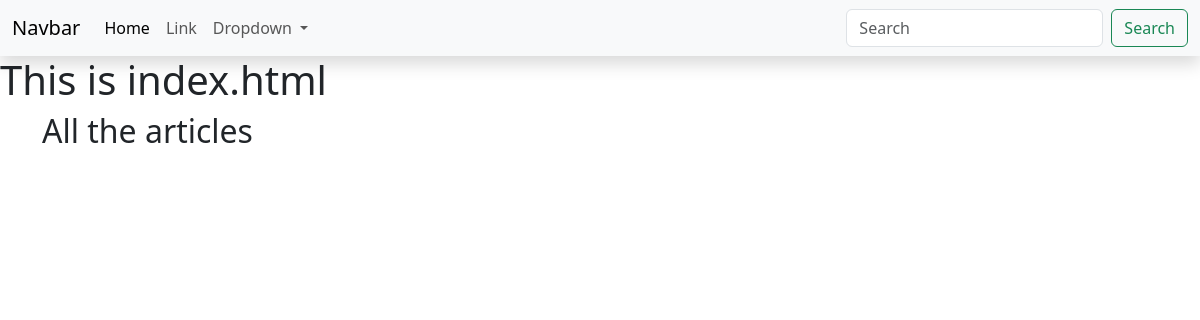
Page /article on the earlier database version.
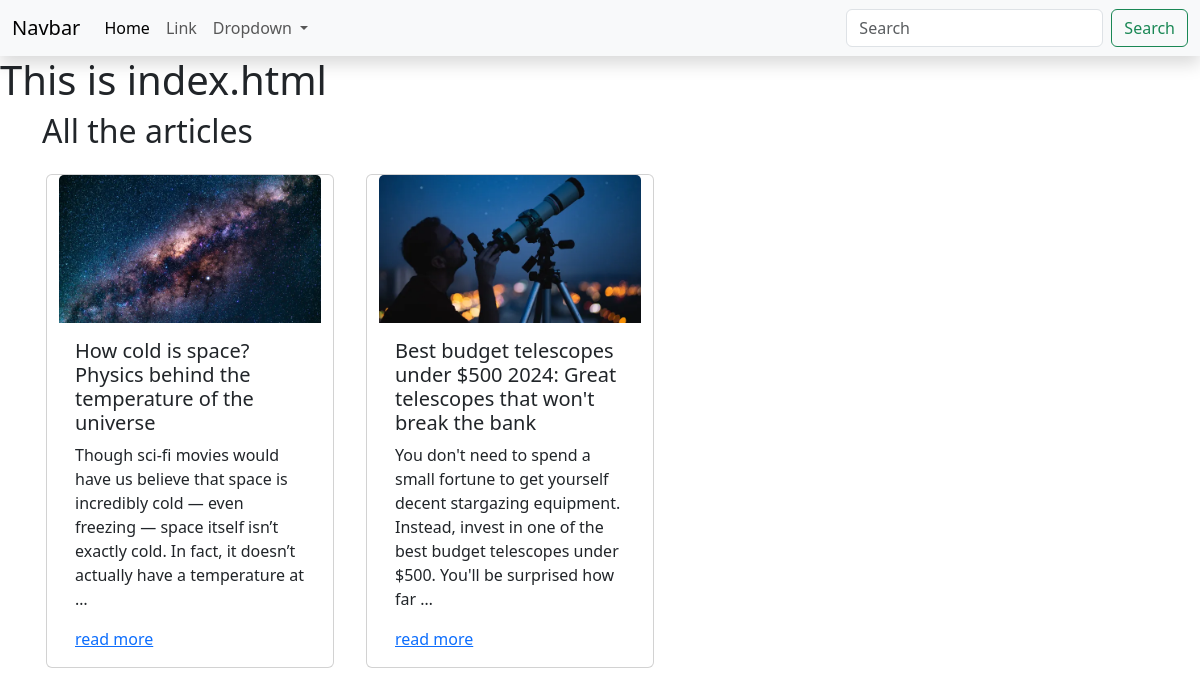
Same page on the later database version.
### article/models.py (models this page shows, shortened)
class  Article(models.Model):
    Title=models.CharField(max_length=100)
    Content=models.TextField(max_length=200)
    img=models.ImageField(upload_to='article_images/',default='default_img.jpg')
    pub_date=models.DateField(auto_now=True)

### article/views.py (the view)
# urls.py: path('',index)
def index(request):
    all_articles=Article.objects.all()
    context={
        'articles':all_articles,
    }
    return render (request,'article/index.html',context)

### article/templates/article/index.html
{% extends "base.html" %}
{% block content %}
<h1>This is index.html</h1>
<div class="container">
    <h2>All the articles</h2>
    <div class="row">
    {% for article in articles  %}
    <div class="card col-3 m-3" style="width: 18rem;">
        <img src="{{article.img.url}}" class="card-img-top" alt="...">
        <div class="card-body">
          <h5 class="card-title">{{article.Title}}</h5>
          <p class="card-text">{{article.Content| truncatewords:30}}</p>
          <a href="#" class="">read more</a>
        </div>
      </div>
      <br>
    {% endfor %}
</div>
</div>
{% endblock %}

### templates/base.html (shortened to what this page needs)
<!DOCTYPE html>
<html lang="en">
<head>
    <link href="https://cdn.jsdelivr.net/npm/bootstrap@5.3.2/dist/css/bootstrap.min.css" rel="stylesheet">
</head>
<body>
    {% block nav %}
    <nav class="navbar navbar-expand-lg bg-body-tertiary shadow">
        <div class="container-fluid">
          <a class="navbar-brand" href="#">Navbar</a>
          <div class="collapse navbar-collapse" id="navbarSupportedContent">
            <ul class="navbar-nav me-auto mb-2 mb-lg-0">
              <li class="nav-item">
                <a class="nav-link active" aria-current="page" href="#">Home</a>
              </li>
              <li class="nav-item">
                <a class="nav-link" href="#">Link</a>
              </li>
              <li class="nav-item dropdown">
                <a class="nav-link dropdown-toggle" href="#" role="button" data-bs-toggle="dropdown" aria-expanded="false">
                  Dropdown
                </a>
              </li>
            </ul>
            <form class="d-flex" role="search">
              <input class="form-control me-2" type="search" placeholder="Search" aria-label="Search">
              <button class="btn btn-outline-success" type="submit">Search</button>
            </form>
          </div>
        </div>
      </nav>
    {% endblock nav %}
    {% block content %}
    {% endblock content  %}
</body>
</html>

Differences in the rows shown:
added Article: img (picture), Title "How cold is space? Physics behind the temperature of the universe", Content "Though sci-fi movies would have us believe that space is incredibly cold — even freezing — space itself isn’t exactly cold. In fact, it doesn’t actually have a temperature at …"
added Article: img (picture), Title "Best budget telescopes under $500 2024: Great telescopes that won't break the bank", Content "You don't need to spend a small fortune to get yourself decent stargazing equipment. Instead, invest in one of the best budget telescopes under $500. You'll be surprised how far …"
